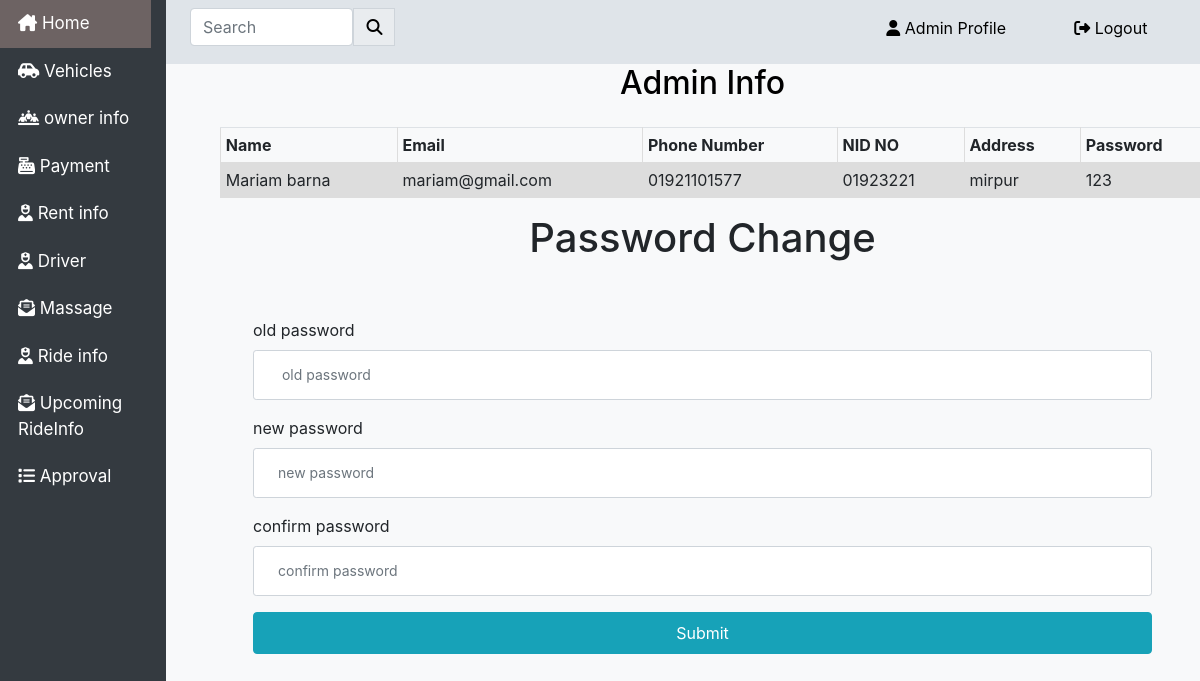
Screenshot of /admin/adminprofile.php (signed in) with the database file from the repository.
### tables this page shows
CREATE TABLE `users` (
  `serialno` int(11) NOT NULL,
  `firstName` varchar(50) NOT NULL,
  `LastName` varchar(50) NOT NULL,
  `Email` varchar(50) NOT NULL,
  `DateofBirth` date NOT NULL,
  `PhoneNumber` varchar(50) NOT NULL,
  `NIDNO` varchar(50) NOT NULL,
  `Address` varchar(50) NOT NULL,
  `Gender` varchar(50) NOT NULL,
  `Password` varchar(50) NOT NULL,
  `Vehiclesbrand` varchar(50) NOT NULL,
  `Model` varchar(50) NOT NULL,
  `RegistrationNo` varchar(50) NOT NULL,
  `RegistrationDate` varchar(50) NOT NULL,
  `Color` varchar(50) NOT NULL,
  `NumberofSeat` varchar(50) NOT NULL,
  `fname` varchar(50) NOT NULL,
  `lname` varchar(50) NOT NULL,
  `emal` varchar(50) NOT NULL,
  `PNumber` varchar(50) NOT NULL,
  `Ncard` varchar(50) NOT NULL,
  `Datebirth` date NOT NULL,
  `Addres` varchar(50) NOT NULL,
  `Gen` varchar(50) NOT NULL,
  `Image` text NOT NULL,
  `userrole` varchar(50) NOT NULL,
  `addedon` timestamp NOT NULL DEFAULT current_timestamp() ON UPDATE current_timestamp(),
  `Status` varchar(40) NOT NULL DEFAULT 'Pending',
  `Fare` double DEFAULT 0,
  `Availability` varchar(30) NOT NULL DEFAULT 'Avaliable'
);

### db/dbconnect.php (called while the page is built)
<?php
function getDataFromDB($sql)
{
  $newdb = mysqli_connect('localhost', 'root', '', 'project');
  $result = mysqli_query($newdb,$sql) or die(mysqli_error($newdb));
  $container = array();
  while ($a = mysqli_fetch_assoc($result)) {
    $container[] = $a;
  }
  return $container;
}
?>

### admin/adminprofilelist.php (the view, shortened to what this page needs)
<?php
if ($_SESSION["userrole"] == "admin" AND $_SESSION["Flag"] =='Running'){
?>
<?php
  require '../db/dbconnect.php';
  $container= getDataFromDB($sql);
  ?>
  <h2 align="center">Admin Info</h2>
  <table class="table table-sm"  width="95%">
      <tr>
          <th>Name</th>
          <th>Email</th>
          <th>Phone Number</th>
          <th>NID NO</th>
          <th>Address</th>
          <th>Password</th>
          </tr>
      <?php
          foreach($container as $row){
      ?>
              <tr>
                  <td><?php echo $row["firstName"].' '.$row["LastName"] ?></td>
                  <td><?php echo $row["Email"] ?></td>
                  <td><?php echo $row["PhoneNumber"] ?></td>
                  <td><?php echo $row["NIDNO"] ?></td>
                  <td><?php echo $row["Address"] ?></td>
                  <td><?php echo $row["Password"] ?></td>
           <?php
          }
          ?>
           </tr>
      </table>
      <h1 pt-5 mt-5 align="center">Password Change</h1>
<div class="container p-5 ">
      <form action="adminpass.php" method="post">
      <label for="">old password</label>
                                              <input type="password" id="" name="oldpassword" class="form-control form-control-sm p-4 mb-3" placeholder=" old password">
                                              <label for="">new password</label>
                                              <input type="password" id="" name="newpassword" class="form-control form-control-sm p-4 mb-3" placeholder="new password">
                                              <label for="">confirm password</label>
                                              <input type="password" id="" name="confirmpassword" class="form-control form-control-sm p-4 mb-3" placeholder="confirm password">
                                              <button class="btn mt-3 mb-3 btn-block btn-info p-2"><a title="submit" href="#"></a>Submit</button>
      </div>
  </div>
</div>
</body>
</html>
<?php
}
else{
  header("Location: ../signin.php");
}
 ?>

### admin/adminprofilelist.php (style rules this page uses)
td, th { border: 1px solid #dddddd; text-align: left; padding: 8px; }
tr:nth-child(even) { background-color: #dddddd; }
table { color: black; margin-top:25px; margin-left:15px; }
h2 { color: black; }

### rows the page displays
users: firstName "Mariam", LastName "barna", Email "mariam@gmail.com", PhoneNumber "01921101577", NIDNO "01923221", Address "mirpur", Password "123"
